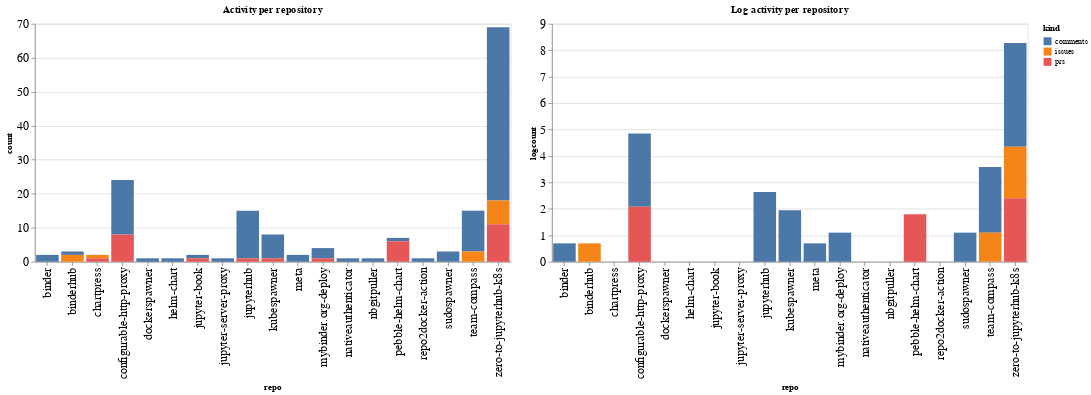

Notebook cell for this chart:
### Code cell
ch1 = alt.Chart(repo_summaries, width=600, title="Activity per repository").mark_bar().encode(
    x='repo',
    y='count',
    color='kind',
    tooltip="kind"
)

ch2 = alt.Chart(repo_summaries, width=600, title="Log activity per repository").mark_bar().encode(
    x='repo',
    y='logcount',
    color='kind',
    tooltip="kind"
)

ch1 | ch2

### Figure 1 — Vega-Lite specification as saved in the notebook (floating-point values rounded to 4 significant figures)
{"config": {"axisLeft": {"labelFontSize": 15}, "axisBottom": {"labelFontSize": 15}}, "hconcat": [{"mark": "bar", "encoding": {"color": {"type": "nominal", "field": "kind"}, "tooltip": {"type": "nominal", "field": "kind"}, "x": {"type": "nominal", "field": "repo"}, "y": {"type": "quantitative", "field": "count"}}, "title": "Activity per repository", "width": 600}, {"mark": "bar", "encoding": {"color": {"type": "nominal", "field": "kind"}, "tooltip": {"type": "nominal", "field": "kind"}, "x": {"type": "nominal", "field": "repo"}, "y": {"type": "quantitative", "field": "logcount"}}, "title": "Log activity per repository", "width": 600}], "data": {"name": "data-2d6b46ea0d50527d0b755f3ce8738253"}, "$schema": "https://vega.github.io/schema/vega-lite/v4.8.1.json", "datasets": {"data-2d6b46ea0d50527d0b755f3ce8738253": [{"repo": "binder", "kind": "comments", "count": 2, "logcount": 0.6931}, {"repo": "binderhub", "kind": "comments", "count": 1, "logcount": 0.0}, {"repo": "binderhub", "kind": "issues", "count": 2, "logcount": 0.6931}, {"repo": "chartpress", "kind": "issues", "count": 1, "logcount": 0.0}, {"repo": "chartpress", "kind": "prs", "count": 1, "logcount": 0.0}, {"repo": "configurable-http-proxy", "kind": "comments", "count": 16, "logcount": 2.773}, {"repo": "configurable-http-proxy", "kind": "prs", "count": 8, "logcount": 2.079}, {"repo": "dockerspawner", "kind": "comments", "count": 1, "logcount": 0.0}, {"repo": "helm-chart", "kind": "comments", "count": 1, "logcount": 0.0}, {"repo": "jupyter-book", "kind": "comments", "count": 1, "logcount": 0.0}, {"repo": "jupyter-book", "kind": "prs", "count": 1, "logcount": 0.0}, {"repo": "jupyter-server-proxy", "kind": "comments", "count": 1, "logcount": 0.0}, {"repo": "jupyterhub", "kind": "comments", "count": 14, "logcount": 2.639}, {"repo": "jupyterhub", "kind": "prs", "count": 1, "logcount": 0.0}, {"repo": "kubespawner", "kind": "comments", "count": 7, "logcount": 1.946}, {"repo": "kubespawner", "kind": "prs", "count": 1, "logcount": 0.0}, {"repo": "meta", "kind": "comments", "count": 2, "logcount": 0.6931}, {"repo": "mybinder.org-deploy", "kind": "comments", "count": 3, "logcount": 1.099}, {"repo": "mybinder.org-deploy", "kind": "prs", "count": 1, "logcount": 0.0}, {"repo": "nativeauthenticator", "kind": "comments", "count": 1, "logcount": 0.0}, {"repo": "nbgitpuller", "kind": "comments", "count": 1, "logcount": 0.0}, {"repo": "pebble-helm-chart", "kind": "comments", "count": 1, "logcount": 0.0}, {"repo": "pebble-helm-chart", "kind": "prs", "count": 6, "logcount": 1.792}, {"repo": "repo2docker-action", "kind": "comments", "count": 1, "logcount": 0.0}, {"repo": "sudospawner", "kind": "comments", "count": 3, "logcount": 1.099}, {"repo": "team-compass", "kind": "comments", "count": 12, "logcount": 2.485}, {"repo": "team-compass", "kind": "issues", "count": 3, "logcount": 1.099}, {"repo": "zero-to-jupyterhub-k8s", "kind": "comments", "count": 51, "logcount": 3.932}, {"repo": "zero-to-jupyterhub-k8s", "kind": "issues", "count": 7, "logcount": 1.946}, {"repo": "zero-to-jupyterhub-k8s", "kind": "prs", "count": 11, "logcount": 2.398}]}}
